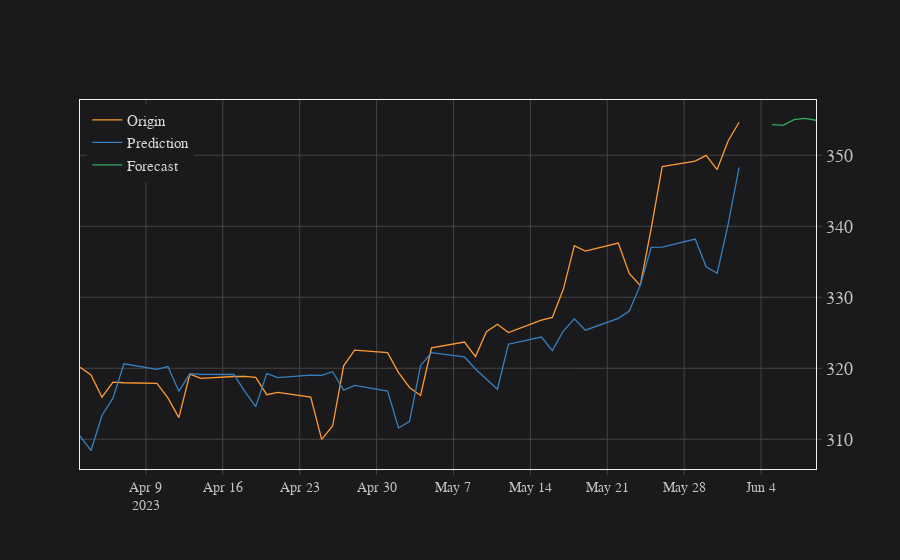

Notebook cell for this chart:
### Code cell
trans_fore_result.tail(50).iplot()
